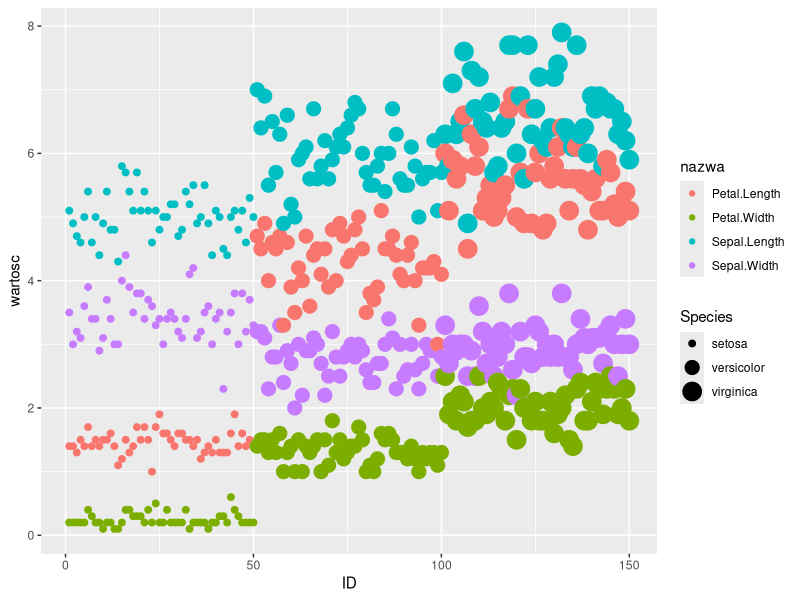
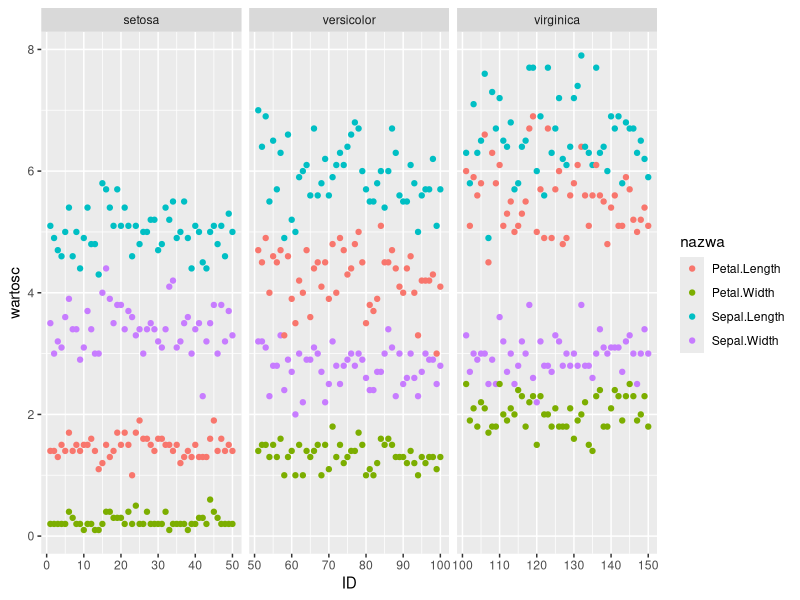

The R source for these figures, in order:
library(tidyverse)

library(readxl) #excel
library(readr) #csv

pingwiny <- penguins
# species, bill_dep, sex
#bill_dep zachowaj wszystkie wyższe od 20
#zachowaj męskie
#policz średnią z tego co zostało

pingwiny <- dplyr::select(pingwiny, species, bill_dep, sex)
pingwiny <- dplyr::filter(pingwiny, bill_dep > 20)
pingwiny <- dplyr::filter(pingwiny, sex == 'male')
pingwiny <- mean(pingwiny$bill_dep)

#_______________________________

pingwiny2 <- penguins |>
  dplyr::select(species, bill_dep, sex) |>
  dplyr::filter(bill_dep > 20) |>
  dplyr::filter(sex == 'male')

#________________________________

pingwiny3 <- penguins |>
  dplyr::select(species, bill_dep, sex) |>
  dplyr::filter(bill_dep > 20) |>
  dplyr::filter(sex == 'male') |>
  (\(x) mean(x$bill_dep))()

pingwiny4 <- penguins |>
  dplyr::select(species, bill_dep, sex, .data = _) |>
  dplyr::filter(bill_dep > 20) |>
  dplyr::filter(sex == 'male') |>
  (\(x) mean(x$bill_dep))()

#iris, wyrzucić wszystkie NA, funkcja z tidyr drop_na
#zostawic wszystko z gatunku setosa
#nowa kolumna nazwa, w tej kolumnie pomnożyć cokolwiek
#zachować tylko nową kolumnę
kwiaty <- iris |>
  tidyr::drop_na() |>
  dplyr::filter(Species == 'setosa') |>
  dplyr::mutate(nowakolumna = Petal.Length / Petal.Width) |>
  dplyr::select(nowakolumna)


#_____________________________________________
#Tidyr

#format ramek szeroki i długi

kwiaty <- iris |>
  tibble::rowid_to_column(var = "ID") |>
  tidyr::pivot_longer(
    cols = -c(ID, Species),
    names_to = "nazwa",
    values_to = "wartosc"
  )

ggplot2::ggplot(kwiaty, aes(ID, wartosc, color = nazwa, size = Species)) +
  geom_point()

ggplot2::ggplot(kwiaty, aes(ID, wartosc, color = nazwa)) +
  geom_point() +
  facet_wrap(vars(Species), scales = "free_x")
